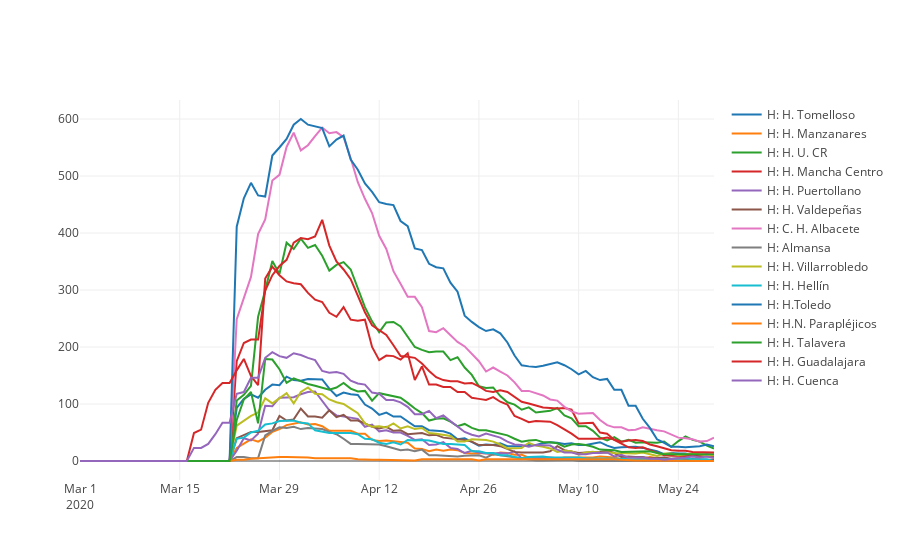

Notebook cell for this chart:
### Code cell
#df_fixed
df_fixed.hospital.unique()
plot_hospital(df_fixed.hospital.unique())
#plot_hospital(['H. Tomelloso','H. Cuenca']) #Si quisiéramos hacer plot únicamente de los hospitalizados en Tomelloso y Cuenca
